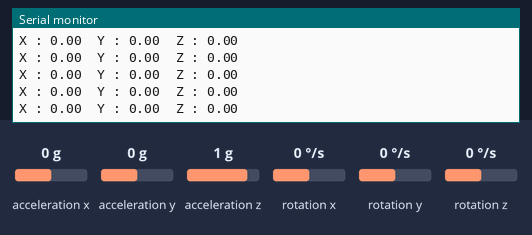
Bench run of a sketch on a simulated Arduino Uno, built with avr-gcc and run on an emulated ATmega328P. Parts: the last lines printed to the serial monitor. Inputs (shaded band) come from the test bench; at power-on: acceleration x 0 g, rotation z 0 °/s, acceleration y 0 g, acceleration z 1 g, rotation x 0 °/s, rotation y 0 °/s.

Above: at 3.2 s.
3.3 s: acceleration x set to 0.8 g
At 4.3 s:
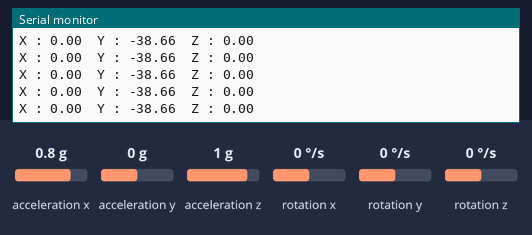
6.3 s: rotation z set to -100 °/s
At 7.3 s:
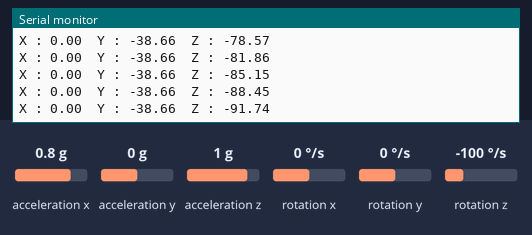
9.3 s: acceleration y set to 0.8 g
At 10.2 s:
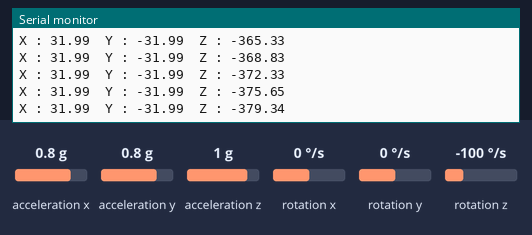
12.3 s: acceleration x set to -1.4 g
At 13.4 s:
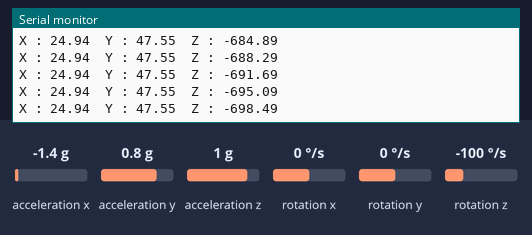
15.3 s: acceleration z set to -1.4 g
At 15.9 s:
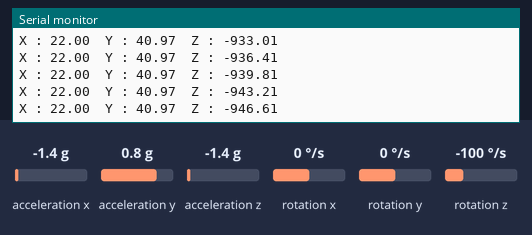
18.3 s: rotation z set to 100 °/s
At 19.0 s:
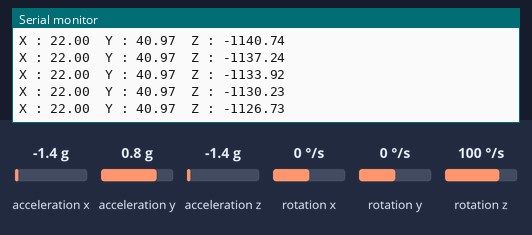
Timing chart, 0 to 21.3 s (numbered marks = the images above; inputs shaded):
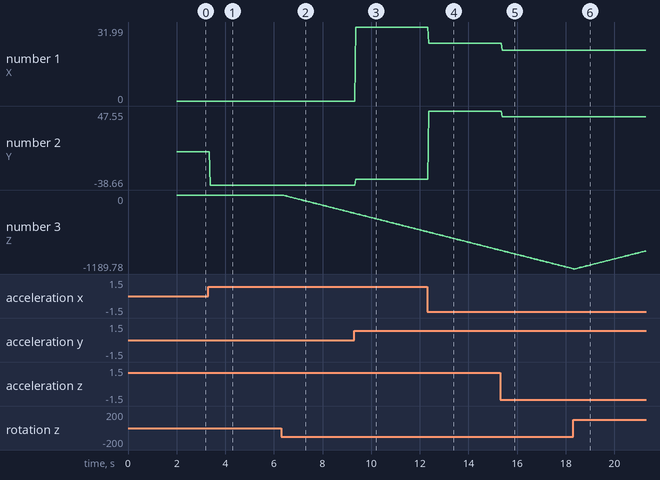

The sketch:

mpu.ino
```cpp
#include "Wire.h"
#include <MPU6050_light.h>

MPU6050 mpu(Wire);
unsigned long timer = 0;

void setup() {
  Serial.begin(9600);
  Wire.begin();

  byte status = mpu.begin();
  Serial.print(F("MPU6050 status: "));
  Serial.println(status);
  while(status!=0){ } // stop everything if could not connect to MPU6050

  Serial.println(F("Calculating offsets, do not move MPU6050"));
  delay(1000);
  // mpu.upsideDownMounting = true; // uncomment this line if the MPU6050 is mounted upside-down
  mpu.calcOffsets(); // gyro and accelero
  Serial.println("Done!\n");
}

void loop() {
  mpu.update();

  if((millis()-timer)>10){ // print data every 10ms
	Serial.print("X : ");
	Serial.print(mpu.getAngleX());
	Serial.print("\tY : ");
	Serial.print(mpu.getAngleY());
	Serial.print("\tZ : ");
	Serial.println(mpu.getAngleZ());
	timer = millis();
  }
}
```

akash.cpp
```cpp
// #include "Wire.h"
// #include <MPU6050_light.h>
// #include <Encoder.h>
// #include <SoftwareSerial.h>

// // Define SoftwareSerial pins
// SoftwareSerial bluetooth(A1, A0); // RX, TX

// MPU6050 mpu(Wire);
// float overall_pos = 0;
// unsigned long timer = 0;
// float complementaryAlpha = 0.95; // Complementary filter weight
// float angleFilteredX = 0.0;      // Filtered angle for X-axis
// float angleFilteredY = 0.0;      // Filtered angle for Y-axis
// float pdt = 0.0;                 // Time difference for PID

// int lastPulseLeft = 0, lastPulseRight = 0; // Stores the last pulse counts for wheels

// const int inputPin1 = A2; // Motor A pins
// const int inputPin2 = A3;
// const int inputPin3 = 9; // Motor B pins
// const int inputPin4 = 4;
// int EN1 = 6; // Motor A PWM
// int EN2 = 5; // Motor B PWM

// float setpoint_pitch = 0.0;
// float setpoint_pos = 0.0;

// float pitch_error = 0.0;
// float pos_error = 0.0;

// float pitch_gain = 0.0;
// float pos_gain = 0.0;

// long curPosRight = 0;
// long curPosLeft = 0;

// // Define encoder pins
// #define encodPinAR 7
// #define encodPinBR 2
// #define encodPinAL 8
// #define encodPinBL 3

// // Create encoder objects
// Encoder encRight(encodPinAR, encodPinBR);
// Encoder encLeft(encodPinAL, encodPinBL);

// long oldPosRight = 0;
// long oldPosLeft = 0;

// // Constants for distance calculation
// const float wheelDiameter = 0.043; // in meters
// const int pulsesPerRevolution = 3; // pulses per revolution

// class PID
// {
// private:
//     float kp, ki, kd;
//     float prev_err, integral;

// public:
//     PID(float kp, float ki, float kd)
//         : kp(kp), ki(ki), kd(kd), prev_err(0), integral(0) {}

//     float calculate(float err, float pdt)
//     {
//         float proportional = kp * err;
//         integral += ki * err * pdt;
//         float derivative = kd * (err - prev_err) / pdt;
//         float response = proportional + integral - derivative;
//         prev_err = err;

//         return response;
//     }
// };

// PID pitchPID(12.0, 0.0, 0.0);
// PID posPID(20.0, 0.0, 0.0);

// float calculateDistance(float pulses)
// {
//     // Calculate wheel circumference
//     float circumference = PI * wheelDiameter;
//     float distancePerPulse = circumference / pulsesPerRevolution;
//     float distance = distancePerPulse * pulses;
//     return distance;
// }

// float pitchError()
// {
//     // Update MPU angles
//     mpu.update();
//     unsigned long currentMillis = millis();
//     float dt = (currentMillis - timer) / 1000.0; // Time difference in seconds

//     // Get accelerometer angles
//     float accelAngleX = mpu.getAccAngleX();
//     float accelAngleY = mpu.getAccAngleY();

//     // Get gyroscope rates
//     float gyroRateX = mpu.getGyroX();
//     float gyroRateY = mpu.getGyroY();

//     // Complementary filter
//     angleFilteredX = complementaryAlpha * (angleFilteredX + gyroRateX * dt) + (1 - complementaryAlpha) * accelAngleX;
//     angleFilteredY = complementaryAlpha * (angleFilteredY + gyroRateY * dt) + (1 - complementaryAlpha) * accelAngleY;

//     pitch_error = setpoint_pitch - angleFilteredY;
//     return pitch_error;
// }

// float posError()
// {
//     // Read current encoder positions
//     volatile int curPosRight = encRight.read();
//     volatile int curPosLeft = -encLeft.read();

//     long deltaRight = curPosRight - oldPosRight;
//     long deltaLeft = curPosLeft - oldPosLeft;

//     // Calculate distances directly
//     float distanceRight = calculateDistance(deltaRight);
//     float distanceLeft = calculateDistance(deltaLeft);

//     // Update old encoder positions
//     oldPosRight = curPosRight;
//     oldPosLeft = curPosLeft;

//     // Calculate the average distance traveled
//     float averageDistance = (distanceRight + distanceLeft) / 2.0;

//     // Calculate position error
//     pos_error = setpoint_pos - averageDistance;
//     overall_pos += pos_error;
//     bluetooth.println(overall_pos);
//     Serial.println(overall_pos);
//     return overall_pos;
// }

// void setup()
// {
//     Serial.begin(9600);
//     bluetooth.begin(9600); // For HC-05 (default baud rate is 9600)

//     Serial.println("Bluetooth is ready!");

//     // MPU 6050
//     Wire.begin();
//     byte status = mpu.begin();
//     Serial.print(F("MPU6050 status: "));
//     Serial.println(status);
//     while (status != 0)
//     {
//     } // stop everything if could not connect to MPU6050

//     Serial.println(F("Calculating offsets, do not move MPU6050"));
//     delay(1000);
//     mpu.calcOffsets(); // gyro and accelero
//     Serial.println("Done!\n");
//     timer = millis();

//     // MOTOR
//     pinMode(EN1, OUTPUT);
//     pinMode(EN2, OUTPUT);
//     pinMode(inputPin1, OUTPUT);
//     pinMode(inputPin2, OUTPUT);
//     pinMode(inputPin3, OUTPUT);
//     pinMode(inputPin4, OUTPUT);
// }

// void loop()
// {
//     unsigned long sampleTime = 5;
//     unsigned long currentMillis = millis();

//     if (currentMillis - timer >= sampleTime)
//     {
//         // Calculate delta time (pdt) in seconds
//         pdt = (currentMillis - timer) / 1000.0;
//         timer = currentMillis; // Update timer

//         pitch_error = pitchError();
//         pos_error = posError();

//         pitch_gain = pitchPID.calculate(pitch_error, pdt);
//         pos_gain = posPID.calculate(pos_error, pdt);

//         // Combine gains for final velocity
//         int vel = pitch_gain - pos_gain;
//         vel *= 5;

//         // Set motor directions and speeds
//         if (vel < 0)
//         {
//             digitalWrite(inputPin1, LOW);
//             digitalWrite(inputPin2, HIGH);
//             digitalWrite(inputPin3, HIGH);
//             digitalWrite(inputPin4, LOW);
//         }
//         else
//         {
//             digitalWrite(inputPin1, HIGH);
//             digitalWrite(inputPin2, LOW);
//             digitalWrite(inputPin3, LOW);
//             digitalWrite(inputPin4, HIGH);
//         }

//         vel = constrain(abs(vel), 0, 255);

//         analogWrite(EN1, vel);
//         analogWrite(EN2, vel);

//         // Send data over Bluetooth
//         // bluetooth.println("Pitch gain:");
//         // bluetooth.println(pitch_gain);
//         // bluetooth.println("Pos gain:");
//         // bluetooth.println(pos_gain);
//         // bluetooth.println("Vel:");
//         bluetooth.println(vel);

//         Serial.flush();
//         bluetooth.flush();
//     }
// }
```

shubham.cpp
```cpp
// #include <Arduino.h>

// #include "I2Cdev.h"
// #include "Wire.h"
// #include "MPU6050_6Axis_MotionApps20.h"
// #include <Encoder.h>
// #include <L298NX2.h>
// #include <PID_v1.h>
// #include <SoftwareSerial.h>

// // //bluetooth
// const int RX = A1;
// const int TX = A0;

// // Motor A
// const int ENA = 6;        // Pin 1 of L293D IC
// const int inputPin1 = A2; // Pin 15 of L293D IC
// const int inputPin2 = A3; // Pin 10 of L293D IC

// // Motor B
// const int ENB = 5;
// const int inputPin3 = 9; // Pin  7 of L293D IC
// const int inputPin4 = 4; // Pin  2 of L293D IC

// // Encoders
// const int encA1 = 2;
// const int encB1 = 7;
// const int encA2 = 3;
// const int encB2 = 8;

// // MPU6050
// const int INTERRUPT_PIN = 2;
// bool blinkState;

// /*---MPU6050 Control/Status Variables---*/
// bool DMPReady = false;  // Set true if DMP init was successful
// uint8_t MPUIntStatus;   // Holds actual interrupt status byte from MPU
// uint8_t devStatus;      // Return status after each device operation (0 = success, !0 = error)
// uint16_t packetSize;    // Expected DMP packet size (default is 42 bytes)
// uint8_t FIFOBuffer[64]; // FIFO storage buffer

// /*---Orientation/Motion Variables---*/
// Quaternion q;        // [w, x, y, z]         Quaternion container
// VectorInt16 aa;      // [x, y, z]            Accel sensor measurements
// VectorInt16 gy;      // [x, y, z]            Gyro sensor measurements
// VectorInt16 aaReal;  // [x, y, z]            Gravity-free accel sensor measurements
// VectorInt16 aaWorld; // [x, y, z]            World-frame accel sensor measurements
// VectorFloat gravity; // [x, y, z]            Gravity vector
// float euler[3];      // [psi, theta, phi]    Euler angle container
// float ypr[3];        // [yaw, pitch, roll]   Yaw/Pitch/Roll container and gravity vector

// /*-Packet structure for InvenSense teapot demo-*/
// uint8_t teapotPacket[14] = {'$', 0x02, 0, 0, 0, 0, 0, 0, 0, 0, 0x00, 0x00, '\r', '\n'};

// /*------Interrupt detection routine------*/
// volatile bool MPUInterrupt = false; // Indicates whether MPU6050 interrupt pin has gone high
// void DMPDataReady()
// {
//     MPUInterrupt = true;
// }

// float N = 100;
// uint32_t T = 20;
// double Setpoint_Pitch, Input_Pitch, Output_Pitch;
// double Setpoint_Pos, Input_Pos, Output_Pos;

// unsigned long timer = 0;
// const unsigned long sampleTime = 10; // Sample time in milliseconds

// // SoftwareSerial bluetooth(RX, TX); // RX, TX

// MPU6050 mpu;

// L298NX2 motors(ENA, inputPin1, inputPin2, ENB, inputPin4, inputPin3);

// PID pitchPID(&Input_Pitch, &Output_Pitch, &Setpoint_Pitch, 20, 70, 0.5, DIRECT);
// PID posPID(&Input_Pos, &Output_Pos, &Setpoint_Pos, 0, 0, 0, DIRECT);

// Encoder enc1(encA1, encB1);
// Encoder enc2(encA2, encB2);

// void setup()
// {
//     Serial.begin(115200);
//     // bluetooth.begin(115200); // For HC-05 (default baud rate is 9600)

//     Serial.println("//bluetooth is ready!");

//     // MPU 6050
//     Wire.begin();
//     Wire.setClock(400000);

//     mpu.initialize();
//     pinMode(INTERRUPT_PIN, INPUT);
//     devStatus = mpu.dmpInitialize();

//     // bluetooth.println("DMP init");

//     mpu.setXAccelOffset(-4714);
//     mpu.setYAccelOffset(1237);
//     mpu.setZAccelOffset(1238);
//     mpu.setXGyroOffset(63);
//     mpu.setYGyroOffset(12);
//     mpu.setZGyroOffset(-35);

//     // byte status = mpu.begin();
//     // Serial.print(F("MPU6050 status: "));
//     // Serial.println(status);
//     // while (status != 0)
//     // {
//     // } // stop everything if could not connect to MPU6050

//     // Serial.println(F("Calculating offsets, do not move MPU6050"));
//     // delay(1000);
//     // mpu.upsideDownMounting = true; // uncomment this line if the MPU6050 is mounted upside-down
//     // mpu.calcOffsets(); // gyro and accelero
//     // mpu.setAccOffsets(-4714, 1237, 1238);
//     // mpu.setGyroOffsets(63, 12, -35);

//     if (devStatus == 0)
//     {
//         // Calibration Time: generate offsets and calibrate our MPU6050
//         // mpu.CalibrateAccel(6);
//         // mpu.CalibrateGyro(6);
//         // turn on the DMP, now that it's ready
//         mpu.setDMPEnabled(true);
//         MPUIntStatus = mpu.getIntStatus();
//         DMPReady = true;
//         // get expected DMP packet size for later comparison
//         packetSize = mpu.dmpGetFIFOPacketSize();
//     }
//     else
//     {
//         // ERROR!
//     }
//     Serial.println("Done!\n");
//     timer = millis();

//     Setpoint_Pitch = -2.2;
//     Setpoint_Pos = 0;

//     // Input_Pitch = mpu.getAngleY();
//     // Input_Pos = (enc2.read() + enc1.read()) / 2;

//     pitchPID.SetOutputLimits(-255, 255);
//     posPID.SetOutputLimits(-255, 255);

//     pitchPID.SetSampleTime(10);
//     posPID.SetSampleTime(10);

//     pitchPID.SetMode(AUTOMATIC);
//     posPID.SetMode(AUTOMATIC);

//     motors.setSpeed(100);
//     motors.reset();
//     motors.stop();

//     enc2.write(0);
//     enc1.write(0);
// }

// void loop()
// {
//     /*
//     // Check for data from //bluetooth (furthur remote use)
//     if (//bluetooth.available()) {
//       char btData = //bluetooth.read();

//       // Filter out newline and carriage return characters
//       if (btData != '\n' && btData != '\r') {
//         Serial.print("Received from //bluetooth: ");
//         Serial.println(btData);
//       }
//     }
//     */
//     if (!DMPReady)
//         return;

//     // bluetooth.println("Ready DMP");
//     //  read a packet from FIFO. Get the Latest packet
//     if (mpu.dmpGetCurrentFIFOPacket(FIFOBuffer))
//     {
//         mpu.dmpGetQuaternion(&q, FIFOBuffer);
//         mpu.dmpGetGravity(&gravity, &q);
//         mpu.dmpGetYawPitchRoll(ypr, &q, &gravity);
//         mpu.dmpGetGyro(&gy, FIFOBuffer);

//         // yawGyroRate = gy.z;                   // rotation rate in degrees per second
//         Input_Pitch = ypr[1] * 180 / M_PI; // angle in degree
//         Input_Pos = (enc1.read() + enc2.read()) / 2;

//         pitchPID.Compute();
//         posPID.Compute();

//         float vel = Output_Pitch - Output_Pos;

//         if (vel < 0)
//         {
//             motors.backward();
//         }
//         else
//         {
//             motors.forward();
//         }

//         motors.setSpeed(constrain(abs(vel), 0, 255));
//     }
// }
```

Measured:
- after the input at 3.3 s, the serial monitor: prints a new line after 0.08 s (image 1)
- after the input at 6.3 s, the serial monitor: prints a new line after 0.07 s (image 2)
- plotted number 2: 0 → -38.66 after the input at 3.3 s
- plotted number 3: 0 → -291.97 after the input at 6.3 s
